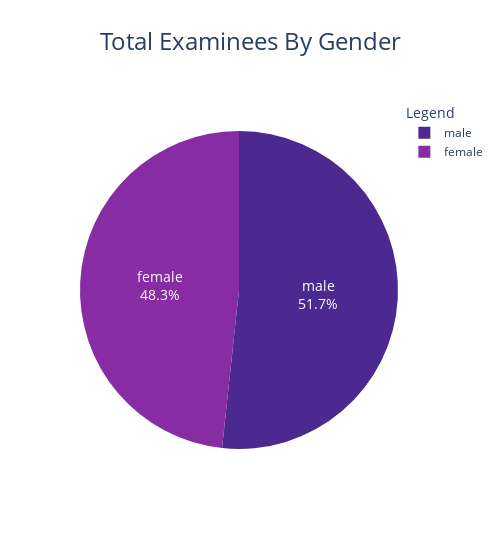

The notebook cell this image was saved under:
### Markdown cell above
### <font color="AA0088">Total Examinees By Gender</font>

### Code cell
fig_pie_gender = create_pie_chart(df_source = exam_scores_df, 
                                 feature_name = "gender", 
                                 fig_title = "Total examinees by gender")


fig_pie_gender.show();

### Figure 1 — Plotly figure (JSON) as saved in the notebook; plotly's stock layout.template omitted (floating-point values rounded to 4 significant figures)
{"data": [{"domain": {"x": [0, 1], "y": [0, 1]}, "hoverlabel": {"font": {"color": "white"}}, "hovertemplate": "<b>%{label}</b><br><br>Total: %{value}</br>Percent: %{percent}", "labels": ["male", "female"], "legendgroup": "", "name": "", "showlegend": true, "textfont": {"color": "white", "size": 14}, "textinfo": "label+percent", "textposition": "inside", "type": "pie", "values": [517, 483]}], "layout": {"legend": {"title": {"text": "Legend"}, "tracegroupgap": 0}, "piecolorway": ["rgb(75, 41, 145)", "rgb(135, 44, 162)", "rgb(192, 54, 157)", "rgb(234, 79, 136)", "rgb(250, 120, 118)", "rgb(246, 169, 122)", "rgb(237, 217, 163)"], "title": {"font": {"size": 24}, "text": "Total Examinees By Gender", "x": 0.5}, "width": 500}}
